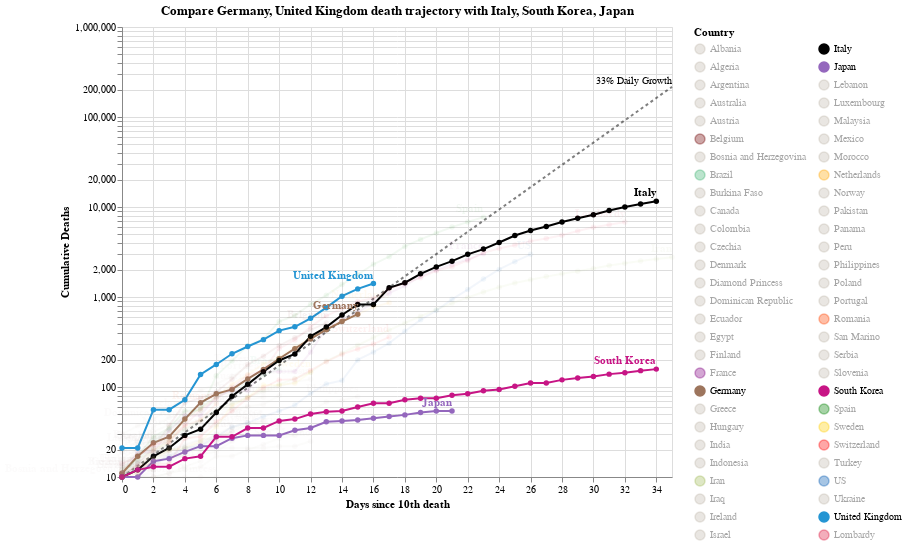

Here is the notebook cell this chart was saved with:
### Code cell
#hide_input
chart4 = make_since_chart(['Germany', 'United Kingdom'])
chart4

### Figure 1 — Vega-Lite specification as saved in the notebook (floating-point values rounded to 4 significant figures; data arrays with more than 128 entries replaced by an {"elided": "..."} marker saying what was removed)
{"config": {"view": {"continuousWidth": 400, "continuousHeight": 300}}, "layer": [{"mark": {"type": "line", "color": "black", "opacity": 0.5, "strokeDash": [3, 3]}, "encoding": {"x": {"type": "quantitative", "field": "Days since 10th death"}, "y": {"type": "quantitative", "field": "Confirmed Cases"}}}, {"mark": {"type": "text", "align": "right", "dy": -6, "fontSize": 10, "text": "33% Daily Growth"}, "encoding": {"x": {"type": "quantitative", "field": "Days since 10th death"}, "y": {"type": "quantitative", "field": "Confirmed Cases"}}, "transform": [{"filter": "(datum['Days since 10th death'] >= 35)"}]}, {"data": {"name": "data-538788b11e99b7fe5f77b9700becb21f"}, "mark": {"type": "line", "point": true}, "encoding": {"color": {"type": "nominal", "field": "Country", "legend": {"columns": 2, "symbolLimit": 100}, "scale": {"domain": ["Albania", "Algeria", "Argentina", "Australia", "Austria", "Belgium", "Bosnia and Herzegovina", "Brazil", "Burkina Faso", "Canada", "Colombia", "Czechia", "Denmark", "Diamond Princess", "Dominican Republic", "Ecuador", "Egypt", "Finland", "France", "Germany", "Greece", "Hungary", "India", "Indonesia", "Iran", "Iraq", "Ireland", "Israel", "Italy", "Japan", "Lebanon", "Luxembourg", "Malaysia", "Mexico", "Morocco", "Netherlands", "Norway", "Pakistan", "Panama", "Peru", "Philippines", "Poland", "Portugal", "Romania", "San Marino", "Serbia", "Slovenia", "South Korea", "Spain", "Sweden", "Switzerland", "Turkey", "US", "Ukraine", "United Kingdom", "Lombardy"], "range": ["#C1B7AD", "#C1B7AD", "#C1B7AD", "#C1B7AD", "#C1B7AD", "#6f0000", "#C1B7AD", "mediumseagreen", "#C1B7AD", "#C1B7AD", "#C1B7AD", "#C1B7AD", "#C1B7AD", "#C1B7AD", "#C1B7AD", "#C1B7AD", "#C1B7AD", "#C1B7AD", "purple", "#9D755D", "#C1B7AD", "#C1B7AD", "#C1B7AD", "#C1B7AD", "#A1BA59", "#C1B7AD", "#C1B7AD", "#C1B7AD", "black", "#9467bd", "#C1B7AD", "#C1B7AD", "#C1B7AD", "#C1B7AD", "#C1B7AD", "orange", "#C1B7AD", "#C1B7AD", "#C1B7AD", "#C1B7AD", "#C1B7AD", "#C1B7AD", "#C1B7AD", "#FF4500", "#C1B7AD", "#C1B7AD", "#C1B7AD", "#C71585", "green", "#FFCD00", "#ff0000", "#C1B7AD", "#0059B3", "#C1B7AD", "#2495D3", "#DC143C"]}}, "opacity": {"condition": {"value": 1, "selection": "selector005"}, "value": 0.05}, "tooltip": [{"type": "nominal", "field": "Country"}, {"type": "temporal", "field": "Date"}, {"type": "quantitative", "field": "Confirmed Cases"}, {"type": "quantitative", "field": "Days since 10th death"}], "x": {"type": "quantitative", "field": "Days since 10th death"}, "y": {"type": "quantitative", "axis": {"title": "Cumulative Deaths"}, "field": "Confirmed Cases", "scale": {"type": "log"}}}, "height": 450, "selection": {"selector005": {"type": "multi", "fields": ["Country"], "bind": "legend", "init": [{"Country": "Germany"}, {"Country": "United Kingdom"}, {"Country": "Italy"}, {"Country": "South Korea"}, {"Country": "Japan"}]}}, "width": 550}, {"data": {"name": "data-538788b11e99b7fe5f77b9700becb21f"}, "mark": {"type": "text", "align": "right", "dy": -8, "fontWeight": "bold"}, "encoding": {"color": {"type": "nominal", "field": "Country", "legend": {"columns": 2, "symbolLimit": 100}, "scale": {"domain": ["Albania", "Algeria", "Argentina", "Australia", "Austria", "Belgium", "Bosnia and Herzegovina", "Brazil", "Burkina Faso", "Canada", "Colombia", "Czechia", "Denmark", "Diamond Princess", "Dominican Republic", "Ecuador", "Egypt", "Finland", "France", "Germany", "Greece", "Hungary", "India", "Indonesia", "Iran", "Iraq", "Ireland", "Israel", "Italy", "Japan", "Lebanon", "Luxembourg", "Malaysia", "Mexico", "Morocco", "Netherlands", "Norway", "Pakistan", "Panama", "Peru", "Philippines", "Poland", "Portugal", "Romania", "San Marino", "Serbia", "Slovenia", "South Korea", "Spain", "Sweden", "Switzerland", "Turkey", "US", "Ukraine", "United Kingdom", "Lombardy"], "range": ["#C1B7AD", "#C1B7AD", "#C1B7AD", "#C1B7AD", "#C1B7AD", "#6f0000", "#C1B7AD", "mediumseagreen", "#C1B7AD", "#C1B7AD", "#C1B7AD", "#C1B7AD", "#C1B7AD", "#C1B7AD", "#C1B7AD", "#C1B7AD", "#C1B7AD", "#C1B7AD", "purple", "#9D755D", "#C1B7AD", "#C1B7AD", "#C1B7AD", "#C1B7AD", "#A1BA59", "#C1B7AD", "#C1B7AD", "#C1B7AD", "black", "#9467bd", "#C1B7AD", "#C1B7AD", "#C1B7AD", "#C1B7AD", "#C1B7AD", "orange", "#C1B7AD", "#C1B7AD", "#C1B7AD", "#C1B7AD", "#C1B7AD", "#C1B7AD", "#C1B7AD", "#FF4500", "#C1B7AD", "#C1B7AD", "#C1B7AD", "#C71585", "green", "#FFCD00", "#ff0000", "#C1B7AD", "#0059B3", "#C1B7AD", "#2495D3", "#DC143C"]}}, "opacity": {"condition": {"value": 1, "selection": "selector005"}, "value": 0.05}, "text": {"type": "nominal", "field": "Country"}, "tooltip": [{"type": "nominal", "field": "Country"}, {"type": "temporal", "field": "Date"}, {"type": "quantitative", "field": "Confirmed Cases"}, {"type": "quantitative", "field": "Days since 10th death"}], "x": {"type": "quantitative", "field": "Days since 10th death"}, "y": {"type": "quantitative", "axis": {"title": "Cumulative Deaths"}, "field": "Confirmed Cases", "scale": {"type": "log"}}}, "height": 450, "transform": [{"filter": "(datum['Date'] >= 1585526400000)"}], "width": 550}], "data": {"name": "data-81222402b509d6790d554fae0a2b79b7"}, "title": "Compare Germany, United Kingdom death trajectory with Italy, South Korea, Japan", "$schema": "https://vega.github.io/schema/vega-lite/v4.0.2.json", "datasets": {"data-81222402b509d6790d554fae0a2b79b7": [{"Days since 10th death": 0, "Confirmed Cases": 10.0}, {"Days since 10th death": 1, "Confirmed Cases": 13.3}, {"Days since 10th death": 2, "Confirmed Cases": 17.69}, {"Days since 10th death": 3, "Confirmed Cases": 23.53}, {"Days since 10th death": 4, "Confirmed Cases": 31.29}, {"Days since 10th death": 5, "Confirmed Cases": 41.62}, {"Days since 10th death": 6, "Confirmed Cases": 55.35}, {"Days since 10th death": 7, "Confirmed Cases": 73.61}, {"Days since 10th death": 8, "Confirmed Cases": 97.91}, {"Days since 10th death": 9, "Confirmed Cases": 130.2}, {"Days since 10th death": 10, "Confirmed Cases": 173.2}, {"Days since 10th death": 11, "Confirmed Cases": 230.3}, {"Days since 10th death": 12, "Confirmed Cases": 306.4}, {"Days since 10th death": 13, "Confirmed Cases": 407.4}, {"Days since 10th death": 14, "Confirmed Cases": 541.9}, {"Days since 10th death": 15, "Confirmed Cases": 720.7}, {"Days since 10th death": 16, "Confirmed Cases": 958.6}, {"Days since 10th death": 17, "Confirmed Cases": 1275.0}, {"Days since 10th death": 18, "Confirmed Cases": 1696.0}, {"Days since 10th death": 19, "Confirmed Cases": 2255.0}, {"Days since 10th death": 20, "Confirmed Cases": 2999.0}, {"Days since 10th death": 21, "Confirmed Cases": 3989.0}, {"Days since 10th death": 22, "Confirmed Cases": 5306.0}, {"Days since 10th death": 23, "Confirmed Cases": 7056.0}, {"Days since 10th death": 24, "Confirmed Cases": 9385.0}, {"Days since 10th death": 25, "Confirmed Cases": 12480.0}, {"Days since 10th death": 26, "Confirmed Cases": 16600.0}, {"Days since 10th death": 27, "Confirmed Cases": 22080.0}, {"Days since 10th death": 28, "Confirmed Cases": 29370.0}, {"Days since 10th death": 29, "Confirmed Cases": 39060.0}, {"Days since 10th death": 30, "Confirmed Cases": 51950.0}, {"Days since 10th death": 31, "Confirmed Cases": 69090.0}, {"Days since 10th death": 32, "Confirmed Cases": 91890.0}, {"Days since 10th death": 33, "Confirmed Cases": 122200.0}, {"Days since 10th death": 34, "Confirmed Cases": 162500.0}, {"Days since 10th death": 35, "Confirmed Cases": 216200.0}], "data-538788b11e99b7fe5f77b9700becb21f": {"elided": "613 records"}}}
